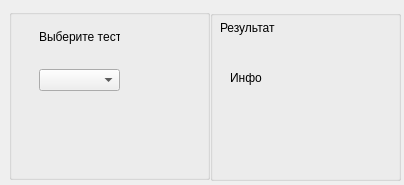
<?xml version="1.0" encoding="UTF-8"?>
<ui version="4.0">
 <class>Test</class>
 <widget class="QDialog" name="Test">
  <property name="geometry">
   <rect>
    <x>0</x>
    <y>0</y>
    <width>404</width>
    <height>185</height>
   </rect>
  </property>
  <property name="minimumSize">
   <size>
    <width>404</width>
    <height>185</height>
   </size>
  </property>
  <property name="maximumSize">
   <size>
    <width>404</width>
    <height>185</height>
   </size>
  </property>
  <property name="windowTitle">
   <string>Dialog</string>
  </property>
  <widget class="QGroupBox" name="groupBox_2">
   <property name="geometry">
    <rect>
     <x>210</x>
     <y>10</y>
     <width>191</width>
     <height>171</height>
    </rect>
   </property>
   <property name="title">
    <string/>
   </property>
   <widget class="QLabel" name="label_2">
    <property name="geometry">
     <rect>
      <x>10</x>
      <y>10</y>
      <width>61</width>
      <height>16</height>
     </rect>
    </property>
    <property name="text">
     <string>Результат</string>
    </property>
   </widget>
   <widget class="QLabel" name="label_3">
    <property name="geometry">
     <rect>
      <x>20</x>
      <y>60</y>
      <width>49</width>
      <height>16</height>
     </rect>
    </property>
    <property name="text">
     <string>Инфо</string>
    </property>
   </widget>
  </widget>
  <widget class="QGroupBox" name="groupBox">
   <property name="geometry">
    <rect>
     <x>9</x>
     <y>9</y>
     <width>201</width>
     <height>171</height>
    </rect>
   </property>
   <property name="title">
    <string/>
   </property>
   <widget class="QComboBox" name="comboBox">
    <property name="geometry">
     <rect>
      <x>30</x>
      <y>60</y>
      <width>81</width>
      <height>22</height>
     </rect>
    </property>
   </widget>
   <widget class="QLabel" name="label">
    <property name="geometry">
     <rect>
      <x>30</x>
      <y>20</y>
      <width>81</width>
      <height>16</height>
     </rect>
    </property>
    <property name="text">
     <string>Выберите тест</string>
    </property>
   </widget>
  </widget>
 </widget>
 <resources/>
 <connections/>
</ui>
